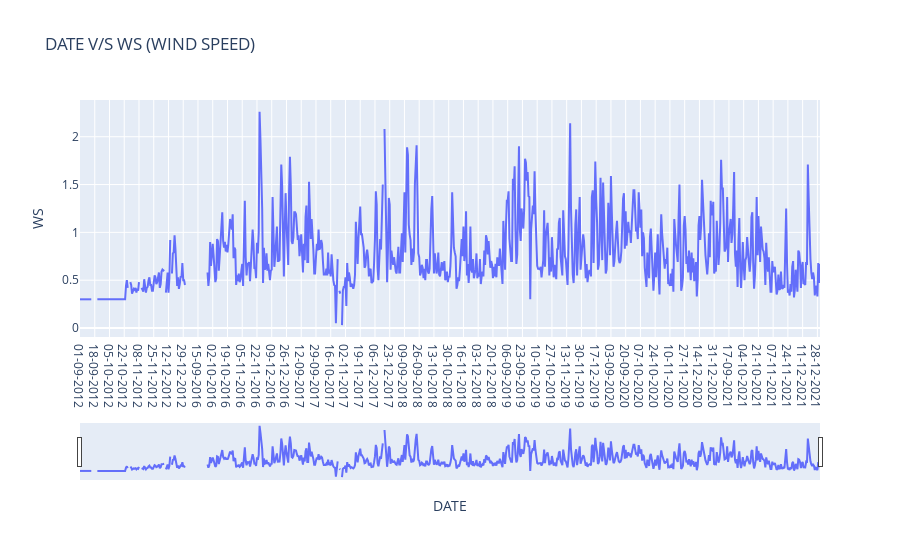

The code cell stored with this chart in its notebook:
### Code cell
import plotly.express as px
import pandas as pd
df= pd.read_csv("STN1.csv")
#df=px.data.stocks()
#print(df)
fig=px.line(df,x='DATE',y="WS", title='DATE V/S WS (WIND SPEED)')
fig.update_xaxes(rangeslider_visible=True)
fig.show()

### Figure 1 — Plotly figure (JSON) as saved in the notebook; plotly's stock layout.template omitted (floating-point values rounded to 4 significant figures; data arrays with more than 128 entries replaced by an {"elided": "..."} marker saying what was removed)
{"data": [{"hovertemplate": "DATE=%{x}<br>WS=%{y}<extra></extra>", "legendgroup": "", "line": {"color": "#636efa", "dash": "solid"}, "marker": {"symbol": "circle"}, "mode": "lines", "name": "", "orientation": "v", "showlegend": false, "type": "scatter", "x": {"elided": "854 str values"}, "xaxis": "x", "y": {"elided": "854 float values"}, "yaxis": "y"}], "layout": {"legend": {"tracegroupgap": 0}, "title": {"text": "DATE V/S WS (WIND SPEED)"}, "xaxis": {"anchor": "y", "domain": [0, 1], "rangeslider": {"visible": true}, "title": {"text": "DATE"}}, "yaxis": {"anchor": "x", "domain": [0, 1], "title": {"text": "WS"}}}}
